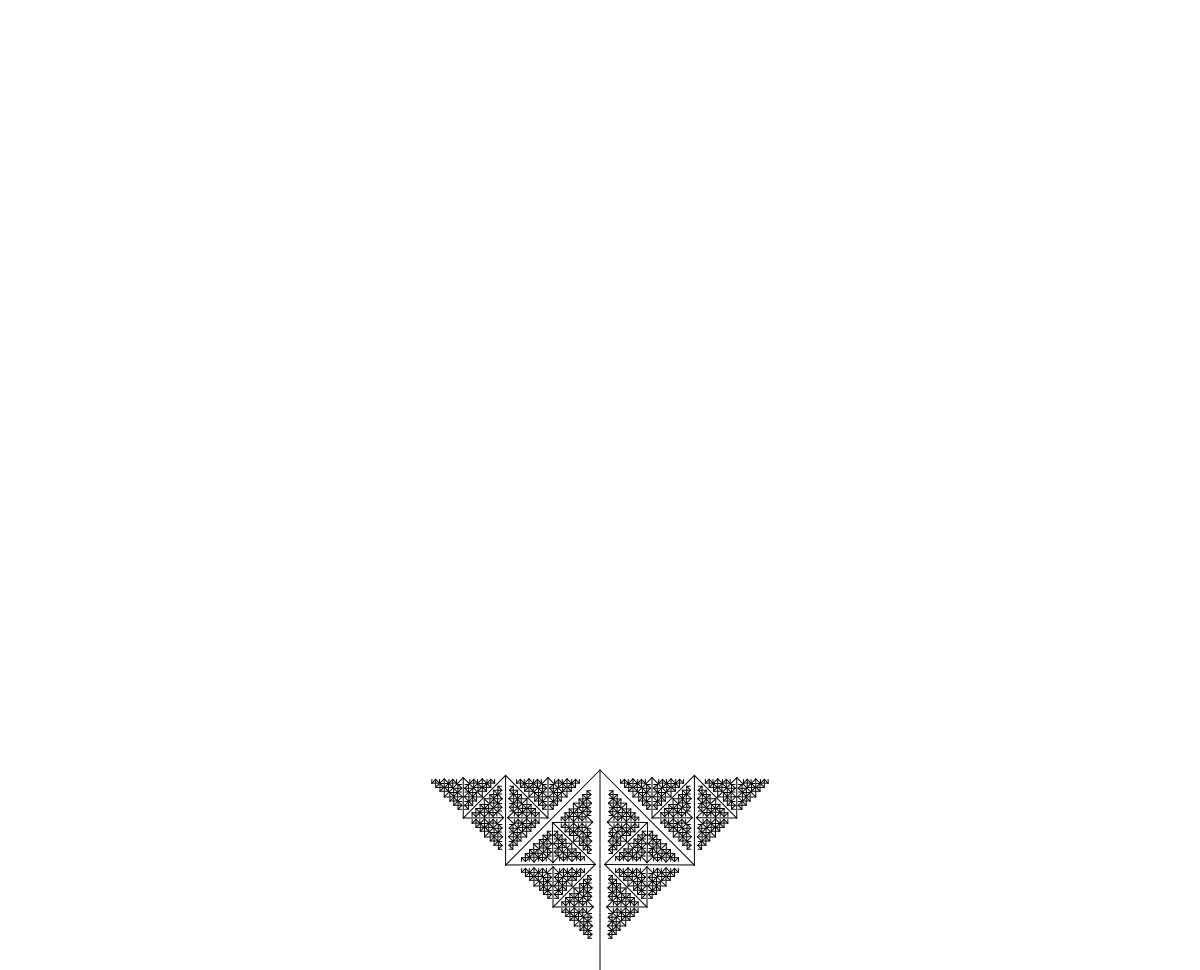
Frame 1 (no input)
Frame 60 (no input): identical to frame 1, image omitted
Frame 120 (the mouse pressed at the canvas centre since frame 60): identical to frame 1, image omitted

The p5.js sketch that drew this single still picture (run headless with seeded random() and noise() and a simulated clock; from frame 60 on, the mouse is pressed at the canvas centre):

// p5.js sketch
// ── sketch.js
const TWO_PI = 6.28318530718;
const PI = 3.14159265359;

var angle = PI / 9;
var slider;

function setup() {
	slider = createSlider(0, TWO_PI, PI * 3 / 4, 0.01);
	slider.style("width", '80%');
	slider.style("border-color", "#515151");
	createCanvas(window.innerWidth, window.innerHeight - 30);
	angleMode(RADIANS);
}

function draw() {
	background(255);
	angle = slider.value();
	stroke(0);
	translate(width/2, height);
	branch(200);
}

function branch(len) {
	line(0, 0, 0, -len);
	translate(0, -len);
	if(len > 4){
		push();
		rotate(angle);
		branch(len*0.67);
		pop();
		push();
		rotate(-angle);
		branch(len*0.67);
		pop();
	}
}
// ── style.css
* {
	box-sizing: border-box;
}

body {
	margin: 0;
	background-color: #fff;
	display: flex;
	align-items: center;
	justify-content: center;
	flex-wrap: wrap;
}
